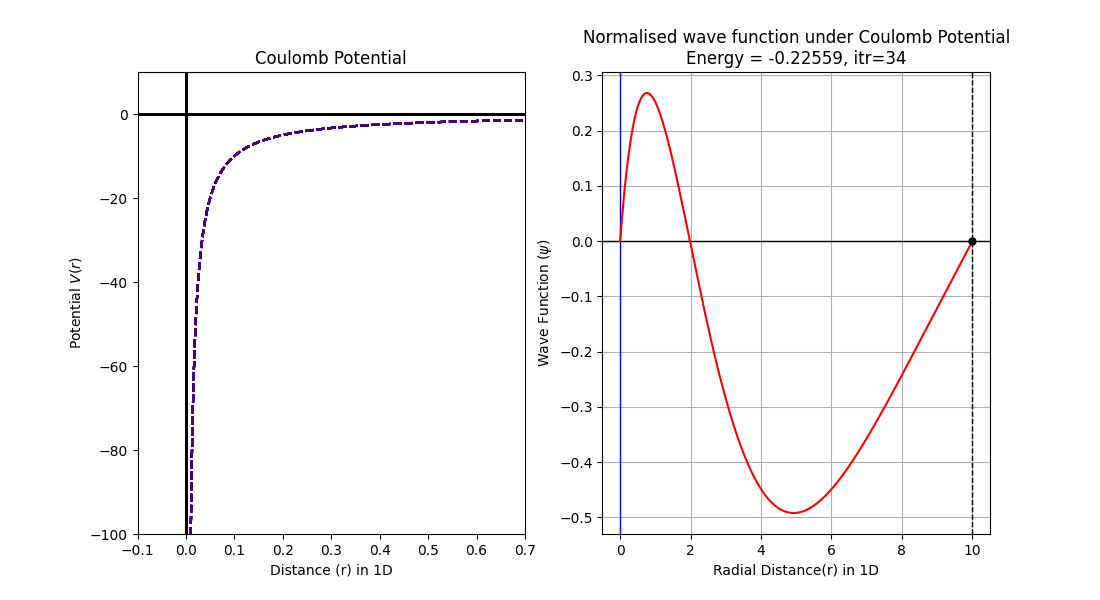

Reproduce this figure in Python.
#Solution of Schrodinger's 1D wave equation for Coulomb potential
#Using Odeint()

import numpy as np
import matplotlib.pyplot as plt
from scipy.integrate import odeint,simpson

#Define the dimensionless potential
def V(r):
    return -1/r

#Define the dimensionless Time Independent Schrodinger Equation in odeint()
def Coulomb(y,r,E):
    y1=y[0]
    y2=y[1]
    yp1=y2
    yp2=-2*(E/2-V(r))*y1
    yp=[yp1,yp2]
    return yp

#Boundary Conditions for a wave function 
#Large end point to capture many Coulomb Potential states before infinite well states (positive energies) take over when the system actually responds to the finite boundary conditions for higher excited states
#Larger the boundary, more tolerance required for wavefunction to converge
r0,y0,rn,yn=1e-7,0,10,0
#r0,y0,rn,yn=1e-12,0,200,0
r=np.arange(r0,rn,0.002)
L=len(r)
alpha=0.001         #Initial derivative (can be anything as it doesn't control the solution after normalization)
y0=[0.00,alpha]     #Initial condition for y and y' 
      


#Guessing energy value from plot
def shoot(E):
    u=odeint(Coulomb,y0,r,args=(E,))
    return u[:,0][-1]

#Energies are negative (-1/n**2) with maximum value of -1.0 (scaled system) for the Coulomb Potential
energies=np.arange(-1.2,0,0.002)
H=[]
for i in energies:
    hits=shoot(i)
    H.append(hits)
    
plt.plot(energies,H,'b-')
plt.axhline(color='black',lw=1)
plt.axvline(color='black',lw=1)
plt.xlabel('Energy')
plt.ylabel('End-point')
plt.ylim(-0.021,0.022)
plt.minorticks_on()
plt.grid(which='minor',color='green',ls='--')
plt.savefig('/home/[user]/Desktop/GitHub/Computational-Physics-UG/Application to some physics problems/Scrodinger Equation/TISE/Inbuilt Function Method/Primitive Method/Python Files/Coulomb_hits.png')
plt.show()


#Bisection-Shooting method for proper choice of energy
while True:
    E1=eval(input('Enter 1st energy guess : '))
    E2=eval(input('Enter 2nd energy guess : '))
    uA=odeint(Coulomb,y0,r,args=(E1,))
    uB=odeint(Coulomb,y0,r,args=(E2,))
    solA=uA[:,0]
    solB=uB[:,0]
    if solA[L-1]*solB[L-1]<0.0:
        break
    else:
        print('Incorrect sssumption of guesses\nEnter new guesses')

itr=0
plt.figure(figsize=(11,6)) 
while True:
    u1=odeint(Coulomb,y0,r,args=(E1,))
    sol1=u1[:,0]
    u2=odeint(Coulomb,y0,r,args=(E2,))
    sol2=u2[:,0]
    E3=(E1+E2)/2
    u3=odeint(Coulomb,y0,r,args=(E3,))
    sol3=u3[:,0]
    if sol1[L-1]*sol3[L-1]==0:
        break
    if sol1[L-1]*sol3[L-1]<0.0:
        E2=E3
    else:
        E1=E3
    itr=itr+1
    acc=abs(E1-E2)
    if acc<0.00000000001:
        break
    
    
#Normalisation of wave function
    N=1/np.sqrt(simpson(sol3*sol3,x=r))
    sol3=N*sol3
    
#Plotting and printing
    plt.subplot(121)
    plt.plot(r,V(r),'--',color='indigo')
    plt.ylabel(r'Potential $V(r)$')
    plt.xlabel('Distance (r) in 1D')
    plt.title('Coulomb Potential')
    plt.xlim(-0.1,0.7)
    plt.ylim(-100,10)
    plt.axhline(color='black',lw=1)
    plt.axvline(color='black',lw=1)
  
    plt.subplot(122)
    plt.cla()
    plt.title('Normalised wave function under Coulomb Potential\n'+r'Energy =%9.5f, itr=%2i'%(E3,itr))
    plt.xlabel('Radial Distance(r) in 1D')
    plt.ylabel(r'Wave Function ($\psi$)')
    plt.grid()
    plt.axhline(color='black',lw=1)
    plt.axvline(x=r0,color='blue',lw=1)
    plt.axvline(x=rn,color='black',lw=1,ls='--')
    plt.plot(r,sol3,'r',lw=1.5)
    plt.plot(r[-1],-u3[-1,0],'o',color='black',ms=5)
    plt.pause(0.5)
    
plt.savefig('/home/[user]/Desktop/GitHub/Computational-Physics-UG/Application to some physics problems/Scrodinger Equation/TISE/Inbuilt Function Method/Primitive Method/Python Files/Coulomb.png')  
plt.show()
print('The energy satisfying the boundary condition is',13.6*E3,'eV')
        
    
